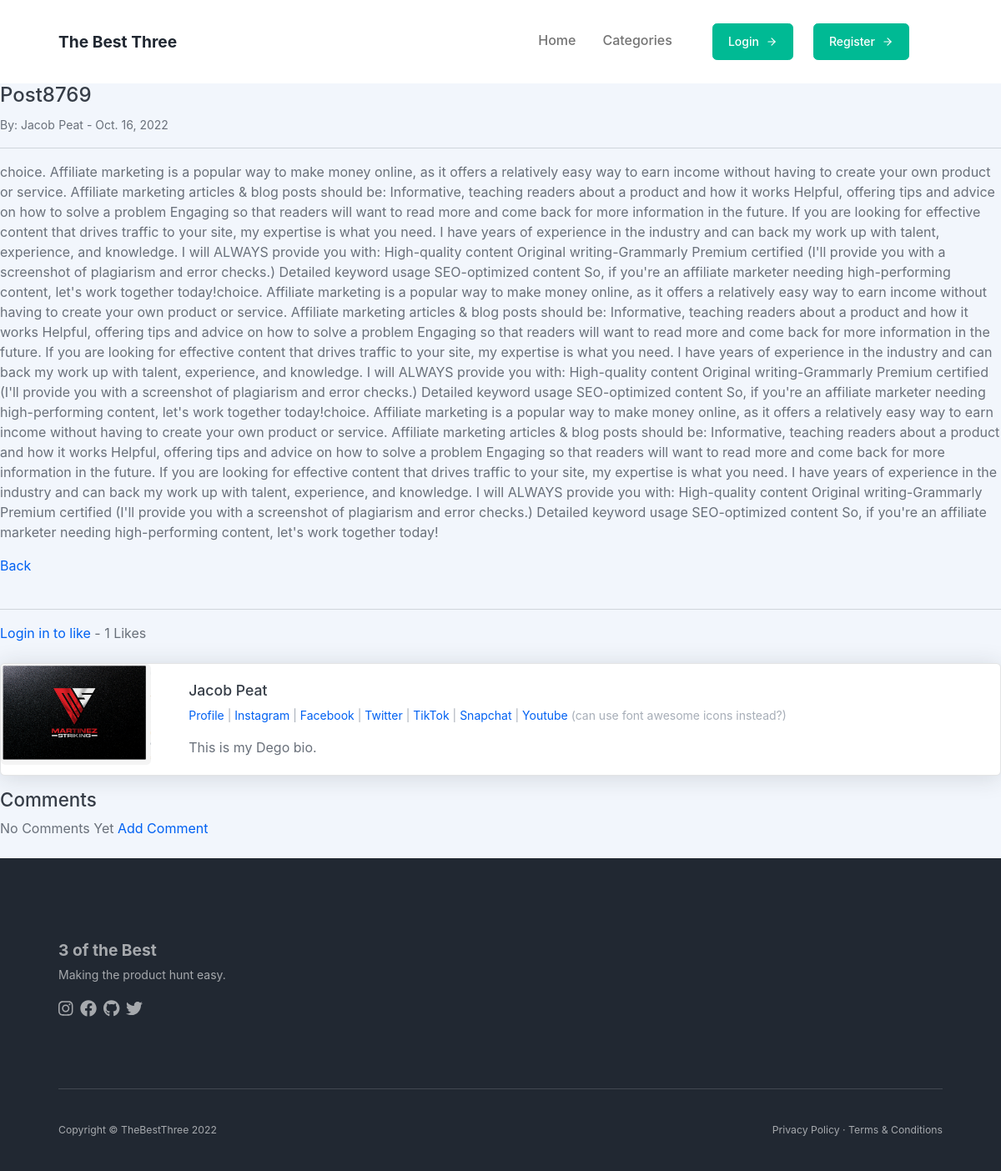
The app's page /reviews/1/, older data.
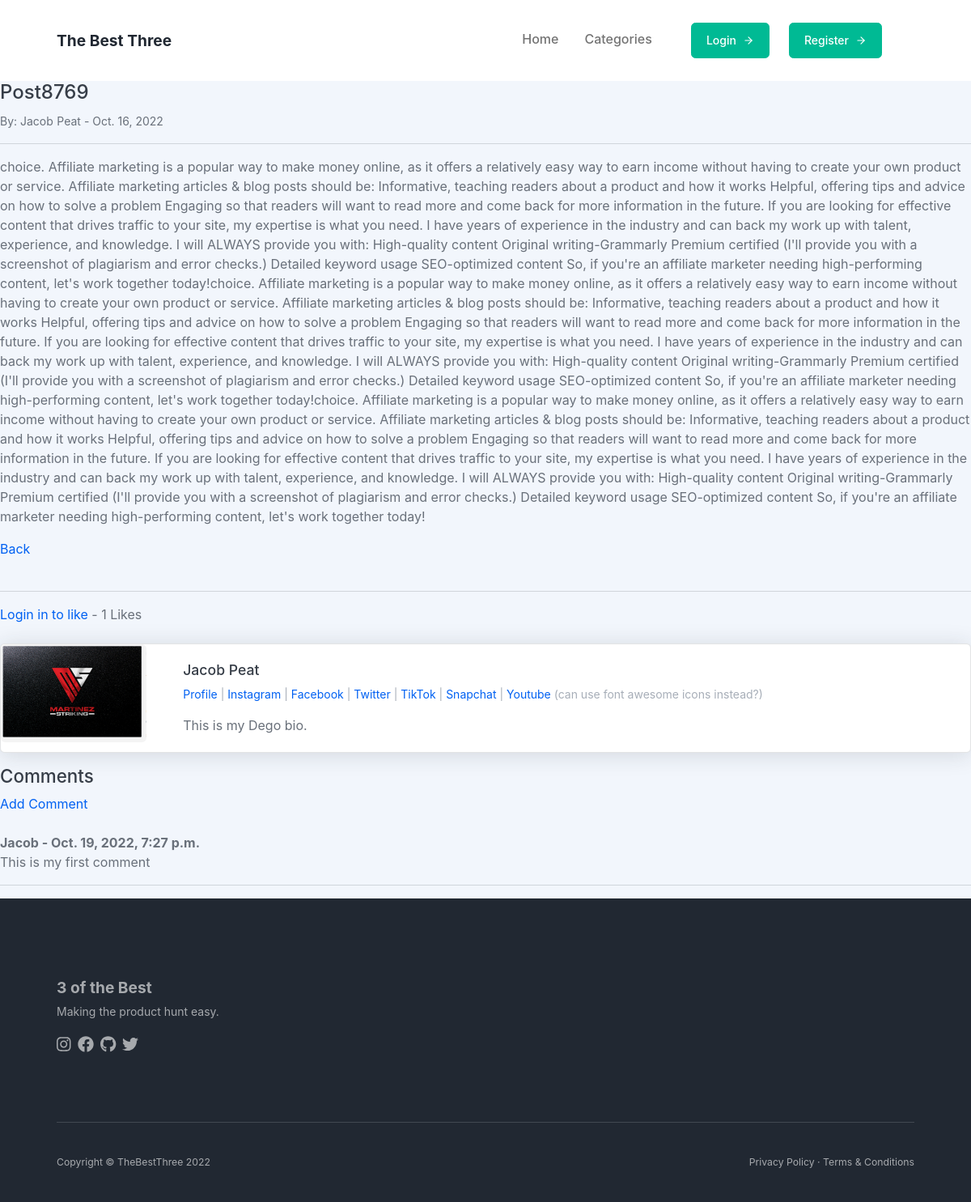
The same page, newer data.
### theblog/models.py (models this page shows, shortened)
class Comment(models.Model):
    post = models.ForeignKey(Post, related_name='comments', on_delete=models.CASCADE)
    name = models.CharField(max_length=255)
    body = models.TextField()
    date_added = models.DateTimeField(auto_now_add=True)

### theblog/views.py (the view)
# urls.py: path('reviews/<int:pk>/', views.DetailPostView.as_view(), name='post-details'),
class DetailPostView(DetailView):
    model = Post
    template_name = 'blog_details.html'
    def get_context_data(self, *args, **kwargs):
        cat_menu = Category.objects.all()
        post_wanted = get_object_or_404(Post, id=self.kwargs['pk'])
        total_likes = post_wanted.total_likes()
        liked = False
        if post_wanted.likes.filter(id=self.request.user.id).exists():
            liked = True
        context = super(DetailPostView, self).get_context_data(*args, **kwargs)
        context["cat_menu"] = cat_menu
        context["total_likes"] = total_likes
        context['liked'] = liked
        return context

### theblog/models.py (called while the page is built)
    def total_likes(self):
        return self.likes.count()

### theblog/templates/blog_details.html (shortened to what this page needs)
{% extends 'base.html' %}
{% load static %}
{% block content%}
<h1>{{post.title}}</h1>
<small>By: {{post.author.first_name}}</small>
<small>{{post.author.last_name}}  - {{ post.post_date }}
</small>
<hr>
<p>{{post.body| safe}}</p>
<a href="{% url 'home' %}">Back</a>
<br><br>
<hr>
<form action="{% url 'like_post' post.pk %}" method="POST">
    {% if user.is_authenticated %}
        {% if  liked %}
            <button type="submit" value="{{ post.id }}" name="post_id">Unlike</button>
        {% else %}
            <button type="submit" value="{{ post.id }}" name="post_id">Like</button>
        {% endif %}
    {% else %}
        <a href="{% url 'login' %}">Login in to like</a>
    {% endif %}
    - {{total_likes}} Likes
<br/><br/>
</form>
<div class="card mb-3">
    <div class="row no-gutters">
      <div class="col-md-2">
        {% if post.author.profile.profile_pic %}
            <img class="card-img" src="{{ post.author.profile.profile_pic.url }}">
        {% else %}
            <img class="card-img" src="{% static 'theblog\images\default_profile_pic.png' %}">
        {% endif %}
      </div>
      <div class="col-md-10">
        <div class="card-body">
          <h5 class="card-title">{{post.author.first_name}} {{post.author.last_name}}</h5>
          <p class="small text-muted">
            {% if post.author.profile.id %}
            <a href="{% url 'profile_page' post.author.profile.id %}">Profile</a> |
            {% endif %}
            {% if post.author.profile.instagram_url %}
                <a target="_blank" href="{{ post.author.profile.instagram_url }}">Instagram</a> |
            {% endif %}
            {% if post.author.profile.facebook_url %}
                <a target="_blank" href="{{ post.author.profile.facebook_url }}">Facebook</a> |
            {% endif %}
            {% if post.author.profile.twitter_url %}
                <a target="_blank" href="{{ post.author.profile.twitter_url }}">Twitter</a> |
            {% endif %}
            {% if post.author.profile.tiktok_url %}
                <a target="_blank" href="{{ post.author.profile.tiktok_url }}">TikTok</a> |
            {% endif %}
            {% if post.author.profile.snapchat_url %}
                <a target="_blank" href="{{ post.author.profile.snapchat_url }}">Snapchat</a> |
            {% endif %}
            {% if post.author.profile.youtube_url %}
                <a target="_blank" href="{{ post.author.profile.youtube_url }}">Youtube</a>
            {% endif %}
            (can use font awesome icons instead?)</p>
          <p class="card-text">{{ post.author.profile.bio }}</p>
        </div>
      </div>
    </div>
  </div>
  <h2>Comments</h2>
  {% if not post.comments.all %}
      No Comments Yet
        <a href="{% url 'add_comment' post.pk %}">Add Comment</a><br><br>
  {% else %}
      <a href="{% url 'add_comment' post.pk %}">Add Comment</a><br><br>
      {% for comment in post.comments.all %}
          <strong>{{ comment.name }} - {{ comment.date_added }}</strong><br>
          {{ comment.body }}
          <hr>
      {% endfor %}
  {% endif %}
{% endblock %}

Row changes from the older to the newer data that the page shows:
added Comment: name "Jacob", date_added "Oct. 19, 2022, 7:27 p.m.", body "This is my first comment"
Text that changed along with them:
text no longer shown: "No Comments Yet"
